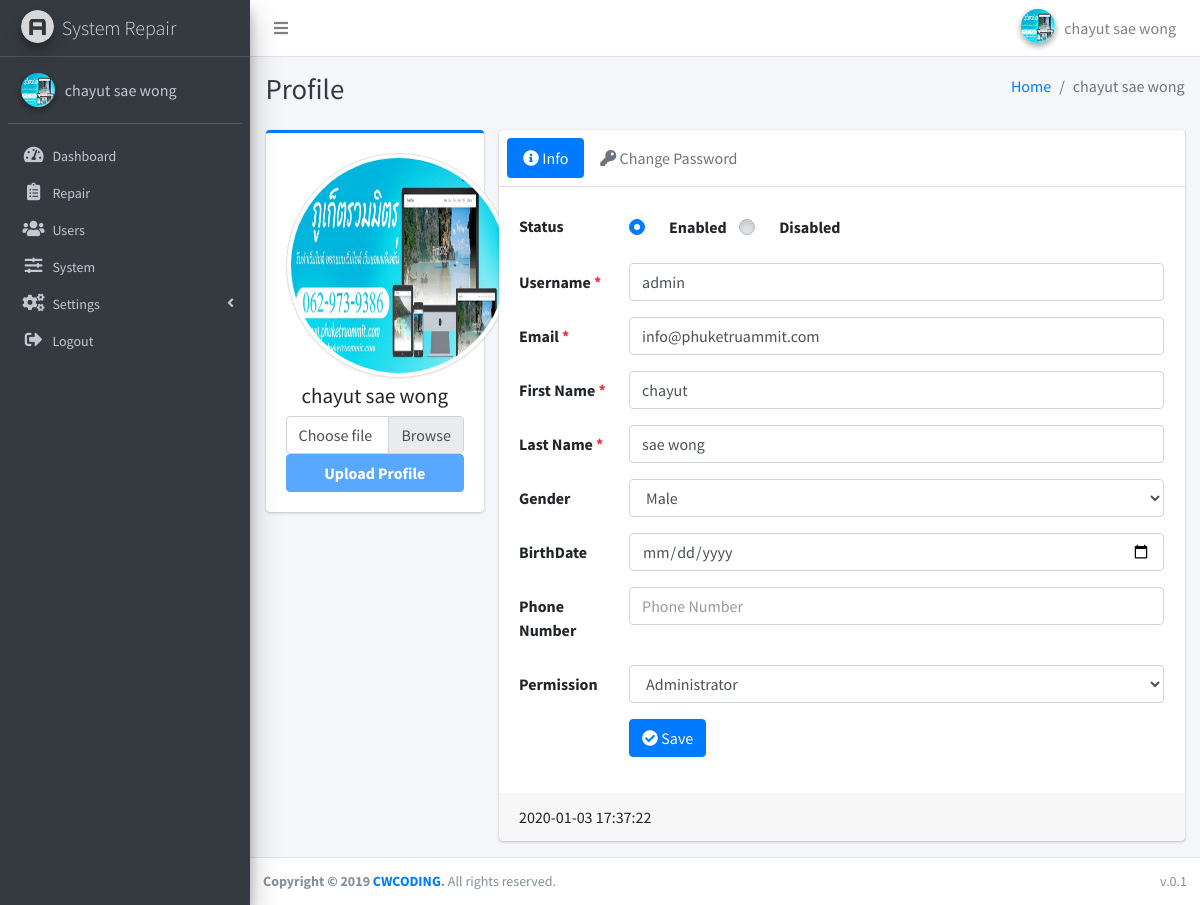
Page /index.php?page=profile (signed in) on the committed database.
### tables this page shows
CREATE TABLE `system` (
  `id` int(11) NOT NULL,
  `title` varchar(100) NOT NULL,
  `name` varchar(100) NOT NULL,
  `updated_at` timestamp NOT NULL DEFAULT current_timestamp() ON UPDATE current_timestamp(),
  `created_at` timestamp NOT NULL DEFAULT current_timestamp()
);

CREATE TABLE `users` (
  `id` int(11) NOT NULL,
  `username` varchar(100) NOT NULL,
  `password` varchar(100) NOT NULL,
  `first_name` varchar(100) NOT NULL,
  `last_name` varchar(100) NOT NULL,
  `gender` enum('M','F') NOT NULL,
  `birthdate` date NOT NULL,
  `email` varchar(100) NOT NULL,
  `phone_number` varchar(20) NOT NULL,
  `profile` varchar(100) NOT NULL,
  `permission` int(11) NOT NULL DEFAULT 2,
  `status` enum('Y','N') NOT NULL DEFAULT 'N',
  `updated_at` timestamp NOT NULL DEFAULT current_timestamp() ON UPDATE current_timestamp(),
  `created_at` timestamp NOT NULL DEFAULT current_timestamp()
);

### db_function/function.php (called while the page is built, shortened)
<?php
function fetch_all($fields, $table, $conditions = NULL , $req = NULL){
    global $conn;
    try{
        $stmt = $conn->prepare("SELECT $fields FROM `$table` $conditions ");
        if(!empty($req)){
            foreach($req as $key => $v){
                $stmt->bindParam(":".$key,$v);
            }
        }
        $result = $stmt->execute();
        $data = array();
        while($row = $stmt->fetch(PDO::FETCH_ASSOC)){
          $data[] = $row;
        }
    }catch(PDOException $e){
        echo "Error: " . $e->getMessage();
        die();
    }
    return $data;
}
?>

### apps/profile/index.php (the view, shortened to what this page needs)
<?php
  $fields = "`username`, `email`, `first_name`, `last_name`, `gender`, `birthdate`, `phone_number`, `profile`, `permission`, `status`, `updated_at`";
  $table = "users";
  $req = array(
    "id" => $_SESSION["USER_ID"]
  );
  $value = " WHERE `id` = :id ";
  $profile_info = fetch_all($fields,$table,$value,$req);
  $profile_info = $profile_info[0];
  $permission = fetch_all("`per_id`, `per_name`","permission");
?>
<div class="content-wrapper">
  <div class="content-header">
    <div class="container-fluid">
      <div class="row mb-2">
        <div class="col-sm-6">
          <h1 class="m-0 text-dark">Profile</h1>
        </div>
        <div class="col-sm-6">
          <ol class="breadcrumb float-sm-right">
            <li class="breadcrumb-item"><a href="./">Home</a></li>
            <li class="breadcrumb-item active"><?php echo $profile_info["first_name"] ." ". $profile_info["last_name"];?></li>
          </ol>
        </div>
      </div>
    </div>
  </div>
  <section class="content">
    <div class="container-fluid">
      <div class="row">
        <div class="col-md-3">
          <div class="card card-primary card-outline">
            <div class="card-body box-profile">
              <div class="text-center">
                <?php if($profile_info["profile"]){ ?>
                <?php if(file_exists("uploads/users/".$profile_info["profile"])){ ?>
                <img id="photo_profile" class="img-fluid img-circle img-thumbnail"
                  src="uploads/users/<?php echo $profile_info["profile"];?>" alt="User profile picture"
                  style="max-width:225px; max-height:225px; min-width:225px; min-height:225px;">
                <?php }else{ ?>
                <img id="photo_profile" class="img-fluid img-circle img-thumbnail" src="dist/img/avatar04.png"
                  alt="User profile picture"
                  style="max-width:225px; max-height:225px; min-width:225px; min-height:225px;">
                <?php } ?>
                <?php }else{ ?>
                <img id="photo_profile" class="img-fluid img-circle img-thumbnail" src="dist/img/avatar04.png"
                  alt="User profile picture"
                  style="max-width:225px; max-height:225px; min-width:225px; min-height:225px;">
                <?php } ?>
              </div>
              <h3 class="profile-username text-center">
                <?php echo $profile_info["first_name"] ." ". $profile_info["last_name"];?></h3>
              <form id="upload-profile" action="apps/profile/do_profile.php?action=upload_profile" method="POST"
                enctype="multipart/form-data">
                <div class="custom-file">
                  <label id="name-photo-main" class="custom-file-label text-truncate" for="photo"
                    data-browse="Browse">Choose file</label>
                </div>
                <button type="submit" class="btn btn-primary btn-block btn-upload" disabled><b>Upload
                    Profile</b></button>
              </form>
            </div>
          </div>
        </div>
        <div class="col-md-9">
          <div class="card">
            <div class="card-header p-2">
              <ul class="nav nav-pills">
                <li class="nav-item"><a class="nav-link active" href="#info" data-toggle="tab"><i
                      class="fas fa-info-circle"></i> Info</a></li>
                <li class="nav-item"><a class="nav-link" href="#changepassword" data-toggle="tab"><i
                      class="fas fa-key"></i> Change Password</a></li>
              </ul>
            </div>
            <div class="card-body">
              <div class="tab-content">
                <div class="tab-pane active" id="info">
                  <form id="forminfo" class="form-horizontal" action="apps/profile/do_profile.php?action=upload_info"
                    method="POST" autocomplete="off">
                    <?php if ($profile_info["permission"] == "1"){?>
                    <div class="form-group row">
                      <label for="username" class="col-sm-2 col-form-label">Status</label>
                      <div class="col-6 col-lg-2">
                        <div class="custom-control custom-radio my-2">
                          <label class="custom-control-label" for="enabled">Enabled</label>
                        </div>
                      </div>
                      <div class="col-6 col-lg-2">
                        <div class="custom-control custom-radio my-2">
                          <label class="custom-control-label" for="disabled">Disabled</label>
                        </div>
                      </div>
                    </div>
                    <?php } ?>
                    <div class="form-group row">
                      <label for="username" class="col-sm-2 col-form-label">Username <span
                          class="text-danger">*</span></label>
                      <div class="col-sm-10">
                        <input type="text" class="form-control" id="username" name="username"
                          value="<?php echo $profile_info["username"];?>" placeholder="Username" required>
                      </div>
                    </div>
                    <div class="form-group row">
                      <label for="email" class="col-sm-2 col-form-label">Email <span
                          class="text-danger">*</span></label>
                      <div class="col-sm-10">
                        <input type="email" class="form-control" id="email" name="email"
                          value="<?php echo $profile_info["email"];?>" placeholder="example@hotmail.com" required>
                      </div>
                    </div>
                    <div class="form-group row">
                      <label for="firstname" class="col-sm-2 col-form-label">First Name <span
                          class="text-danger">*</span></label>
                      <div class="col-sm-10">
                        <input type="text" class="form-control" id="first_name" name="first_name"
                          value="<?php echo $profile_info["first_name"];?>" placeholder="First Name" required>
                      </div>
                    </div>
                    <div class="form-group row">
                      <label for="lastname" class="col-sm-2 col-form-label">Last Name <span
                          class="text-danger">*</span></label>
                      <div class="col-sm-10">
                        <input type="text" class="form-control" id="last_name" name="last_name"
                          value="<?php echo $profile_info["last_name"];?>" placeholder="Last Name" required>
                      </div>
                    </div>
                    <div class="form-group row">
                      <label for="lastname" class="col-sm-2 col-form-label">Gender</label>
                      <div class="col-sm-10">
                        <select name="gender" id="gender" class="form-control">
                          <option value="M" <?php if ($profile_info["gender"] == "M") echo "selected"; ?>>Male</option>
                        </select>
                      </div>
                    </div>
                    <div class="form-group row">
                      <label for="birthdate" class="col-sm-2 col-form-label">BirthDate</label>
                      <div class="col-sm-10">
                        <input type="date" class="form-control" id="birthdate" name="birthdate"
                          value="<?php echo $profile_info["birthdate"];?>" placeholder="BirthDate">
                      </div>
                    </div>
                    <div class="form-group row">
                      <label for="phone_number" class="col-sm-2 col-form-label">Phone Number</label>
                      <div class="col-sm-10">
                        <input type="tel" class="form-control" id="phone_number" name="phone_number"
                          value="<?php echo $profile_info["phone_number"];?>" placeholder="Phone Number">
                      </div>
                    </div>
                    <?php if ($profile_info["permission"] == "1"){?>
                    <div class="form-group row">
                      <label for="permission" class="col-sm-2 col-form-label">Permission</label>
                      <div class="col-sm-10">
                        <select name="permission" id="permission" class="form-control">
                          <?php
                          foreach($permission as $p_value){
                            $selected = "";
                            if($p_value["per_id"] == $profile_info["permission"]){ $selected = "selected"; }
                            echo '<option value="'.$p_value["per_id"].'" '.$selected.'>'.$p_value["per_name"].'</option>';
                          }
                        ?>
                        </select>
                      </div>
                    </div>
                    <?php } ?>
                    <div class="form-group row">
                      <div class="offset-sm-2 col-sm-10">
                        <button type="submit" class="btn btn-primary"><i class="fas fa-check-circle"></i> Save</button>
                      </div>
                    </div>
                  </form>
                </div>
              </div>
            </div>
            <div class="card-footer">
              <?php echo $profile_info["updated_at"];?>
            </div>
          </div>
        </div>
      </div>
    </div>
  </section>
</div>

### include/sidebar.php (shortened to what this page needs)
<?php
$arr_users = array("users","users/add","users/edit");
$arr_repair = array("repair","repair/add","repair/edit");
$arr_dashboard = array("dashboard");
$arr_system = array("system");
$arr_settings = array("category","type","brand","inventory", "inventory/add","inventory/edit","status");
?>
<aside class="main-sidebar sidebar-dark-primary elevation-4">
  <a href="./" class="brand-link">
    <img src="dist/img/AdminLTELogo.png" alt="AdminLTE Logo" class="brand-image img-circle elevation-3"
      style="opacity: .8">
    <span class="brand-text font-weight-light"><?php echo $system["name"];?></span>
  </a>
  <div class="sidebar os-host os-theme-light os-host-overflow os-host-overflow-y os-host-resize-disabled os-host-scrollbar-horizontal-hidden os-host-transition">
    <div class="user-panel mt-3 pb-3 mb-3 d-flex">
      <div class="image">
        <?php if(!empty($_SESSION["PROFILE"])){ ?>
        <?php if(file_exists("uploads/users/".$_SESSION["PROFILE"])){ ?>
        <img src="uploads/users/<?php echo $_SESSION["PROFILE"];?>" class="img-circle elevation-2" alt="Profile-img"
          style="max-width:34px; max-height:34px; min-width:34px; min-height:34px;">
        <?php }else{ ?>
        <img src="dist/img/avatar04.png" class="img-circle elevation-2" alt="User Image">
        <?php } ?>
        <?php }else{ ?>
        <img src="dist/img/avatar04.png" class="img-circle elevation-2" alt="User Image">
        <?php } ?>
      </div>
      <div class="info">
        <a href="?page=profile" class="d-block"><?php echo $_SESSION["FIRST_NAME"] ." ". $_SESSION["LAST_NAME"];?></a>
      </div>
    </div>
    <nav class="mt-2">
      <ul class="nav nav-pills nav-sidebar flex-column nav-compact nav-child-indent text-sm" data-widget="treeview" role="menu" data-accordion="false">
        <li class="nav-item">
          <a href="?page=dashboard" class="nav-link <?php if(in_array($page, $arr_dashboard)){echo "active"; }?>">
            <i class="nav-icon fas fa-tachometer-alt"></i>
            <p>
              Dashboard
            </p>
          </a>
        </li>
        <li class="nav-item">
          <a href="?page=repair" class="nav-link <?php if(in_array($page, $arr_repair)){echo "active"; }?>">
            <i class="nav-icon fas fa-clipboard-list"></i>
            <p>
              Repair
            </p>
          </a>
        </li>
        <li class="nav-item">
          <a href="?page=users" class="nav-link <?php if(in_array($page, $arr_users)){echo "active"; }?>">
            <i class="nav-icon fas fa-users"></i>
            <p>
              Users
            </p>
          </a>
        </li>
        <li class="nav-item">
          <a href="?page=system" class="nav-link <?php if(in_array($page, $arr_system)){echo "active"; }?>">
            <i class="nav-icon fas fa-sliders-h"></i>
            <p>
              System
            </p>
          </a>
        </li>
        <li class="nav-item has-treeview <?php if(in_array($page, $arr_settings)){echo "menu-open"; }?>">
          <a href="#" class="nav-link <?php if(in_array($page, $arr_settings)){echo "active"; }?>">
            <i class="nav-icon fas fa-cogs"></i>
            <p>
              Settings
              <i class="right fas fa-angle-left"></i>
            </p>
          </a>
        </li>
        <li class="nav-item">
          <a href="javascript:void(0);" class="nav-link" data-toggle="modal" data-target="#logoutModal">
            <i class="nav-icon fas fa-sign-out-alt"></i>
            <p>
              Logout
            </p>
          </a>
        </li>
      </ul>
    </nav>
  </div>
</aside>

### rows in the picture
system: name "System Repair"
users: first_name "chayut", last_name "sae wong", profile (picture), username "admin", email "info@phuketruammit.com", gender "Male", updated_at "2020-01-03 17:37:22"

### other values in the picture
$_SESSION["FIRST_NAME"] "chayut"
$_SESSION["LAST_NAME"] "sae wong"
form field permission "Administrator"
